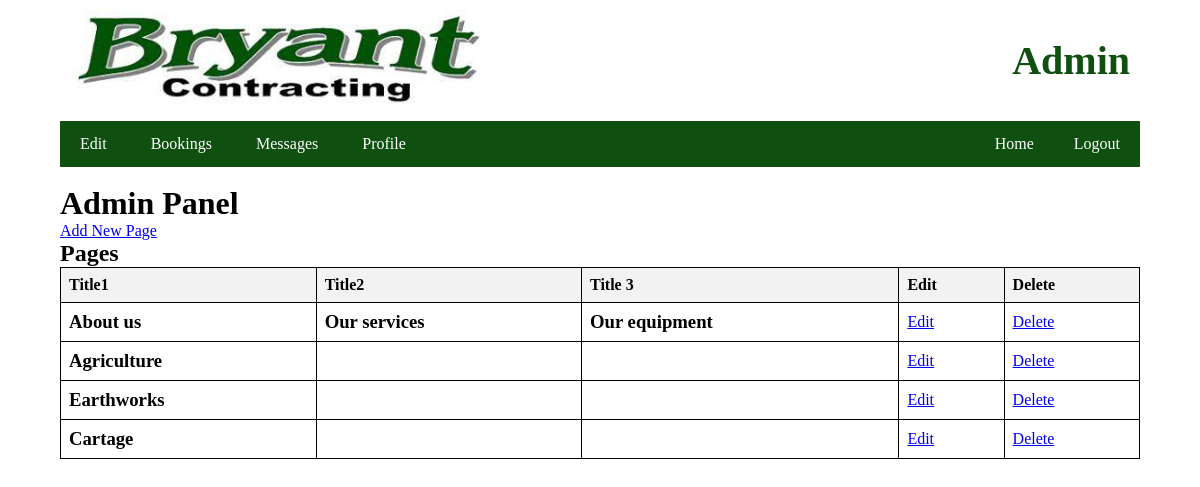
The app's page /admin.php (signed in) with its own data.
### tables this page shows
CREATE TABLE `pages` (
  `id` int(11) NOT NULL,
  `title1` varchar(255) DEFAULT NULL,
  `text1` text DEFAULT NULL,
  `image1` varchar(255) DEFAULT NULL,
  `title2` varchar(255) DEFAULT NULL,
  `text2` text DEFAULT NULL,
  `image2` varchar(255) DEFAULT NULL,
  `title3` varchar(255) DEFAULT NULL,
  `text3` text DEFAULT NULL,
  `image3` varchar(255) DEFAULT NULL
);

### admin.php (the view, shortened to what this page needs)
<?php
include 'setup.php';
$sql = "SELECT * FROM pages";
$result = $conn->query($sql);
?>
<!DOCTYPE html>
<html>
    <head>
        <div class="wrapper">
        <?php include 'header_admin.php';?>
    </head>
    <body>
        <br>
        <h1>Admin Panel</h1>
        <a href="add_page.php">Add New Page</a>
        <br>
        <h2>Pages</h2>
        <table>
            <tr>
                <th>Title1</th>
                <th>Title2</th>
                <th>Title 3</th>
                <th>Edit</th>
                <th>Delete</th>
            </tr>
            <?php while ($row = $result->fetch_assoc()): ?>
            <tr>
                <td>
                    <h3><?php echo $row['title1']; ?></h3>
                </td>
                <td>
                    <h3><?php echo $row['title2']; ?></h3>
                </td>
                <td>
                    <h3><?php echo $row['title3']; ?></h3>
                </td>
                <td>
                    <a href="edit_page.php?id=<?php echo $row['id']; ?>">Edit</a>
                </td>
                <td>
                    <a href="delete_page.php?id=<?php echo $row['id']; ?>">Delete</a>
                </td>
            </tr>
            <?php endwhile; ?>
        </table>
    </body>
</html>

### CSS/style.css (style rules this page uses)
.wrapper { margin: 0 auto; width: 90%; }
* { margin: 0; padding: 0; box-sizing: border-box; }

### admin.php (style rules this page uses)
table { width: 100%; border-collapse: collapse; }
table, th, td { border: 1px solid black; }
th, td { padding: 8px; text-align: left; }
th { background-color: #f2f2f2; }

### records on screen
pages: title1 "About us", title2 "Our services", title3 "Our equipment"
pages: title1 "Agriculture"
pages: title1 "Earthworks"
pages: title1 "Cartage"
